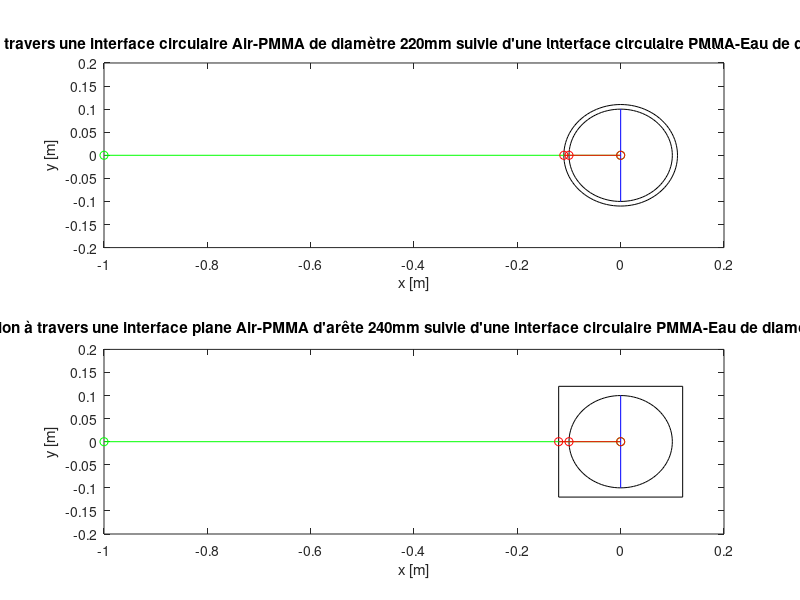
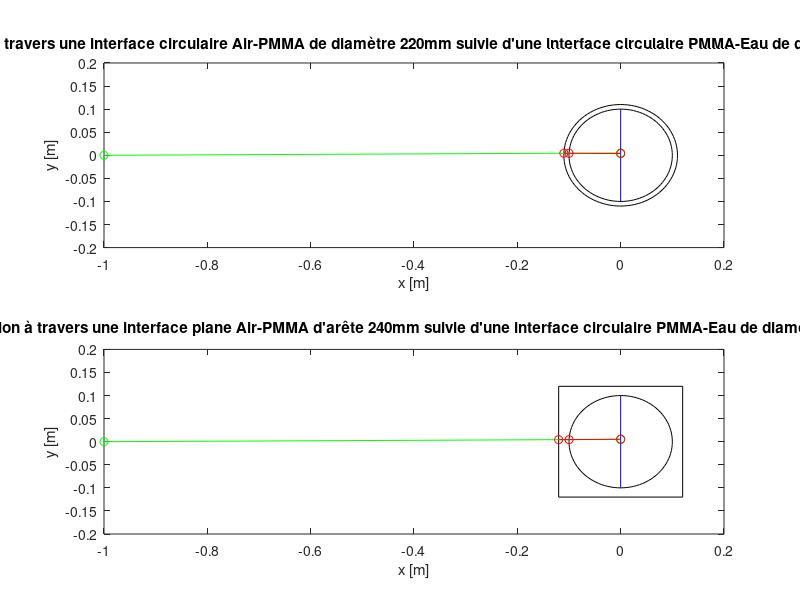
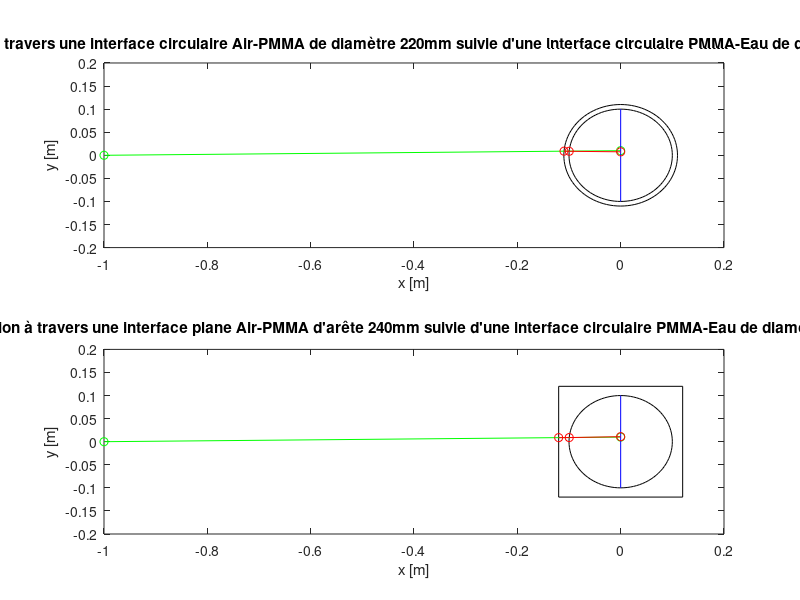
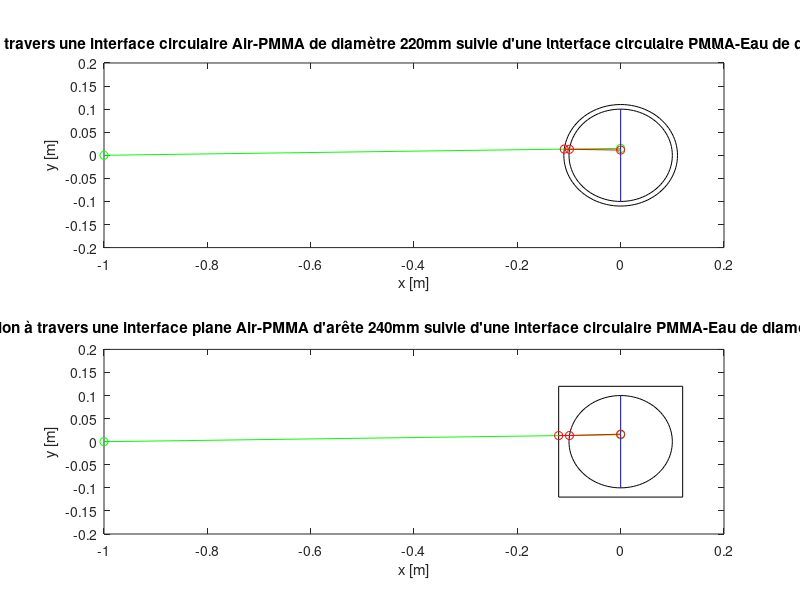

Source code (MATLAB) for these figures, in order:
%function [flag, h, hrk1, hrk2]=Refraction_conduite_1(iterations)
iterations=20;
% compute refraction of light rays from an external camera
% to a vertical plane inside a water filled PMMA duct
% 2 cases:
%  1-duct of outer radius R1 and inner radius R2
%  2-duct of outer edge 2D (square section) and inner radius R2

%refraction indexes
nH2O=1.33; %water
nPMMA=1.51;%PMMA
nair=1;

%Camera center (adapt using sensor size, focal length and ROI)
d=1; % 1m left of duct center

R1=0.11; %Rayon externe [m]
R2=0.1; %Rayon interne [m]
D=0.12; %demi-bord extérieur [m]

%hauteur de l'objet d'image dans le plan x = 0 [m]
 if(isdir(['C:/Users/vrouille/Documents/octave/refractionConduite/i' num2str(iterations)]) == 0)
	mkdir(['i' num2str(iterations)])
 endif
	
	cas2=1;	%pour enregistrer les images meme quand le cas 2 est nul
    %flag=[0 0]; % pour fitter les cas sans que le nombre de colonnes plante 
	
  for k=1:iterations+1;
	hk(k)=(k-1)/iterations*0.1;
	h=hk(k);
	
	%pente et angle du rayon fixe du centre de caméra(-d,0) à (0,h)
	a=h/d;
	alpha=atan(a);
	
	z=R1*exp(i*2*pi*[0:.01:1]);
	plot(z,'k',[-d;0],[0;h]);
	%CASE 1
	% intersection point P1 de rayon et de cercle X²+Y²=R1²
	% y1=a*(x1+d) & x1²+y1²=R1² => (1+a²)x1²+2a²dx1+a²d²-R1²=0
	% 	delta=ad²-(1+a²)(a²d²-R1²)
	%	x1 = (-a²d - sqrt(delta))/(1+a²) => y1
	delta=a^4*d^2-(1+a^2)*(a^2*d^2-R1^2); %discriminant réduit avec b'=2b=2*a²d
	if(delta >= 0) % 2 intersection ou tangente %dans tus les cas on determine le 1er point atteint
		x1 = ((-a^2*d - sqrt(delta))/(1+a^2));
		y1 = (a*(x1+d));
		%if((y1<=R1 && y1 >= 0) && (x1>=-R1 && x1<=0 )) %P1 doit être sur le cercle externe 
			%if(isreal(x1) || isreal(y1))%si coordonées de P2 sont réelles		
				% rayon refracté
				% orientation de la normale au cercle de rayon R1 à  P1
				beta=atan2(y1,-x1);
				%  angle de réfraction: nPMMA*sin(alpha1+beta)=sin(alpha+beta)
					
				alpha1= asin (sin(alpha+beta)/nPMMA) - beta;
				
				% equation du rayon : (y-y1)=a1(x-x1) => y=a1*x+b1 avec :
				a1=tan(alpha1);
				b1=y1-a1*x1;
				
				% intersection point P2 de rayon et de cercle X²+Y²=R2²
				% y2=a1*x2+b1 & x2²+y2²=R2² => x2²*(1+a1²)+2a1*x2*b1+b1²=R2²
				% 	delta=a1²b1²-(1+a1²)(b1²-R2²)
				%	x2 = (-a1*b1 - sqrt(delta))/(1+a1²) => y2
				delta1=a1^2*b1^2-(1+a1^2)*(b1^2-R2^2);
				if(delta1 >= 0) % 2 intersection ou tangente %dans tous les cas on determine le 1er point atteint
					x2 = ((-a1*b1 - sqrt(delta1))/(1+a1^2));
					y2 = (a1*x2+b1);
									
					%if((y2<=R2 && y2 >= 0) && (x2>=-R2 && x2<=0 )) %P2 doit être sur le cercle	interne
						%if(isreal(x2) || isreal(y2))
							%si coordonées de P2 sont réelles	% rayon refracté
							% orientation de la normale au cercle de rayon R2 à  P2
							beta1=atan2(y2,-x2);
							
							%  angle de refraction: nH20*sin(alpha2+beta1)=nPMMA*sin(alpha1+beta1)
							s2_1=nPMMA*sin(alpha1+beta1)/nH2O;
							if s2_1<1
								alpha2= asin (s2_1) - beta1;
							else
								alpha2=NaN; %angle de reflexion alpha2+beta1=-alpha1-beta1 ;alpha=-alpha1-2beta1
							endif
														
							% equation du rayon : (y-y2)=a2(x-x2) => y=a2*x+b2 où:
							a2=tan(alpha2);
							b2=y2-a2*x2;
							
							% intersection point P3 de rayon et de cercle X²+Y²=R3²
							% y3=y2-a2*x2
							y3=y2-a2*x2;
							%if( y3<=R2 ) %si le point d'intersection est dans le cercle interne
								z1=R1*exp(i*2*pi*[0:.01:1]);
								z2=R2*exp(i*2*pi*[0:.01:1]);
								subplot(2,1,1);
								plot(z1,'k',z2,'k',[-d;0],[0;h],'-og',[0;0],[R2;-R2],'b',[x1;x2;0],[y1;y2;y3],'-or');
								xlabel("x [m]");ylabel("y [m]");
								title(["Réfraction à travers une interface circulaire Air-PMMA de diamètre " num2str(2000*R1) "mm suivie d'une interface circulaire PMMA-Eau de diamètre " num2str(2000*R2) "mm"]);
								hrk1(k)=y3;
								if(cas2 == 0)
									saveas(1,['i', num2str(iterations) ,'/hrk12_', num2str(k), '.png']);
								endif
							%else
								% disp(["cas 1:Le point d\'intersection de coordonn\x82", "es[0", num2str(y3), "] \x85 l\'it\x82" "ration ", num2str(k),"n\xF8 est hors du cercle interne de rayon R2=", num2str(R2)]);
								% % if(flag(1) == 0)
									% % flag(1)= k-1;
								% % endif %fin flag check pour figer le nombre de colonnes a interpoler par la suite
							% endif %fin point en x=0 verif position verticale
						%else 	
						%	disp(["coordonn\x82", "es complexes pour P2"])
						%endif %fin verif pts complexes 2
					%else	
					%	disp(["Cas 1 : les coordonn\x82", "es de P2 sont hors du cercle"]);
					%endif % fin verif cercle 2
				else
					disp("Cas 1 :pas de point d\'intersection P2");
				endif %fin verif intersection P2
			%else
			%	disp(["Cas 1 :  coordonn\x82","es complexes pour P1"])
			%endif %fin verif nb cplx
		%else
		%	disp(["Cas 1 : les coordonn\x82","es de P1 sont hors du cercle"])
		%endif	%fin verif cercle 1
	else
		disp("Cas 1 :pas de point d\'intersection P1");
	endif %fin verif pofint d'intersection P1
	%%%%%%%%%%%%%%%%%%%%%%%%%%%%%%%%%%%%%%%%%%%%%%%%%%%%%%%%%%
	%---------------------CASE 2-----------------------------%
	%%%%%%%%%%%%%%%%%%%%%%%%%%%%%%%%%%%%%%%%%%%%%%%%%%%%%%%%%%
	% intersection point P1 de rayon et de coté at x=-D
	x1=-D;
	y1=a*(d-D);
	
	% rayon refracté
	% angle de refraction: sin(alpha)=nPMMA*sin(alpha1)
	alpha1= asin (sin(alpha)/nPMMA);
	
	% equation du rayon : (y-y1)=a1(x-x1) => y=a1*x+b1 où 
	a1=tan(alpha1);
	b1=y1-a1*x1;
	
	% intersection point P2 de rayon et de cercle X²+Y²=R2²
	% y2=a1*x2+b1 & x2²+y2²=R2² => x2²*(1+a1²)+2a1*x2*b1+b1²=R2²
	% 	delta=a1²b1²-(1+a1²)(b1²-R2²)
	%	x2 = (-a1*b1 - sqrt(delta))/(1+a1²) => y2
	delta1=a1^2*b1^2-(1+a1^2)*(b1^2-R2^2);
	if(delta1 >=0) %au moins une intersection avec le coté du carré
		x2 = (-a1*b1 - sqrt(delta1))/(1+a1^2);
		if ~isreal(x2);disp(num2str([delta1,x2]));end
		y2 = (a1*x2+b1);
		%if((y2<=R2 && y2 >= 0) && (x2>=-R2 && x2<=0)) % si P2 est dans le  cercle interne
			%if(isreal(x2) || isreal(y2))%si coordonées de P2 sont réelles
           %Rayon réfracté
           % orientation de la normale au cerlce de rayon R2 à P2
           beta1=atan2(y2,-x2);
           
           %angle refraction: nH20*sin(alpha2+beta1)=nPMMA*sin(alpha1+beta1)
		   s2_2=nPMMA*sin(alpha1+beta1)/nH2O;
		   if s2_2<1
			alpha2= asin (s2_2) - beta1;
           else
			alpha2=NaN; %angle de reflexion alpha2+beta1=-alpha1-beta1 ;alpha=-alpha1-2beta1
			
		   endif
           % equation du rayon : (y-y2)=a2(x-x2) => y=a2*x+b2
           a2=tan(alpha2);
           b2=y2-a2*x2;
           
           % intersection point P3 de rayon refracté and x=0 plane
           y3=y2-a2*x2;
           %if(y3<=R2) %si le point d'intersection est dans le cercle
             z2=R2*exp(i*2*pi*[0:.01:1]);
             subplot(2,1,2)
             plot([D;-D;-D;D;D],[-D;-D;D;D;-D],'k',z2,'k',[-d;0],[0;h],'-og',[0;0],[R2;-R2],'b',[x1;x2;0],[y1;y2;y3],'-or');
             xlabel("x [m]");ylabel("y [m]");
             title(["Réfraction à travers une interface plane Air-PMMA d'arête " num2str(2000*D) "mm suivie d'une interface circulaire PMMA-Eau de diamètre " num2str(2000*R2) "mm"])
             
             hrk2(k)=y3;
             %if(exist(['i', num2str(iterations) ,'/hrk12_', num2str(k), '.png'], 'file') == 0)
               saveas(1,['i', num2str(iterations) ,'/hrk12_', num2str(k), '.png']) ;
             %endif
           %else
               % disp(["cas 2:Le point d\'intersection P3 de coordonnees[", num2str(y3), "] a l\'iteration ", num2str(k)," est hors du cercle interne de rayon R2=", num2str(R2)]);
               % cas2=0;
				% % if(flag(2) == 0)%figer le nombre de colonnes a interpoler par la suite
                   % % flag(2)=k-1;
               % % endif%fin flag check pour 
           % endif
       %else
        %   disp(["Cas 2 :coordonn\x82","es complexes pour P2 "]);
      % endif
		%else
		%		disp("Cas 2 : P2 hors du cercle");	
		%endif
	else
		disp(["Cas 2 : Pas de points d\'intersection pour P2", num2str([delta1, h])])
		x2=NaN;
		y2=NaN;
		hrk2(k)=NaN;
	endif
	
	%---For test-debug mode only---%
	 % if(k==1)
		 % disp(" k\tR1\tx1\tR2\tx2\ty2\ty3");
	 % endif
	% disp([k R1 x1 R2 x2 y2 y3]);
	% %drawnow
	% pause
	%--------------------------------%
endfor  
%endfunction